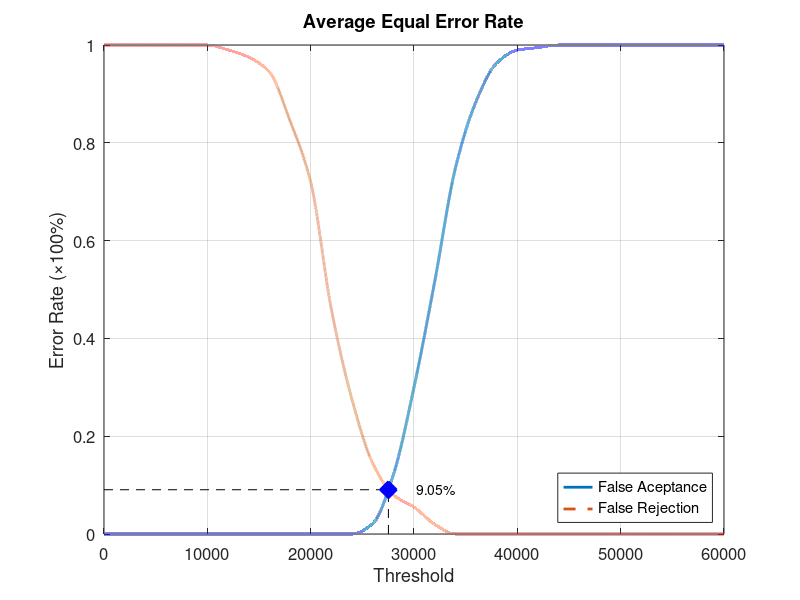
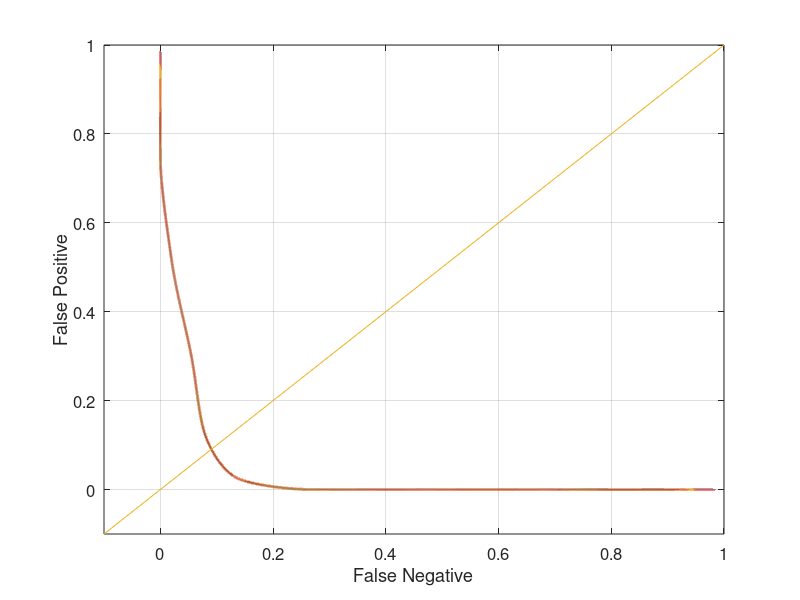

Recreate these plots in MATLAB, in order.
function yEER = Database3_3
close all;
clear;
clc;
x = 0:2000:60000;
xq = 0:0.5:60000;

y0 = [0 0 0 0 0 0 0 0 0 0 0 0 0 0.0210526 0.121053 0.3 0.515789 0.747368 0.884211 0.963158 0.989474 0.994737 1 1 1 1 1 1 1 1 1];
yy0 = interp1(x, y0, xq, 'pchip');
y1 = [1 1 1 1 1 1 0.99 0.975 0.945 0.845 0.72 0.46 0.275 0.145 0.08 0.055 0.02 0 0 0 0 0 0 0 0 0 0 0 0 0 0];
yy1 = interp1(x, y1, xq, 'pchip');

% Calculating EER: 
y2 = abs(y0 - y1);
find(y2 == min(y2))
yy2 = abs(yy0 - yy1);
xEER = find(yy2 == min(yy2));
xEERIndex = xq(xEER) % X-axis EER
yEER = yy0(xEER) % Y-axis EER

main = figure
plot(xq, yy0,'-','LineWidth', 2);	hold on
plot(xq, yy1,'--','LineWidth', 2);	hold on
plot([xEERIndex xEERIndex], [0 yEER], 'k--');	hold on
plot([0 xEERIndex], [yEER yEER], 'k--');	hold on
plot(xEERIndex, yEER, 'bx', 'LineWidth', 10);	hold on
text(xEERIndex + 10 * xEERIndex / 100, yEER, [num2str(round((10000 * yEER)) / 100) '%'])
legend('False Aceptance', 'False Rejection', 'Location', 'SouthEast')
xlabel('Threshold')
ylabel('Error Rate (\times100%)')
title('Average Equal Error Rate')
set(gca, 'FontSize', 12)
axis([0 60000 0 1])
grid on

print(main, 'Database3_3Main', '-dpng');
FNRxFPR = figure('Color', [1 1 1]);
plot(yy1, yy0, '-', yy1, yy0, 'LineWidth', 2);
hold on
y = -0.1:0.1:1
plot(y, y); 
set(gca, 'FontSize', 12)
xlabel('False Negative')
ylabel('False Positive')
axis([-0.1 1 -0.1 1])
set(gca, 'FontSize', 12)
grid on

print(FNRxFPR, 'Database3_3FNRxFPR','-dpng');
end
